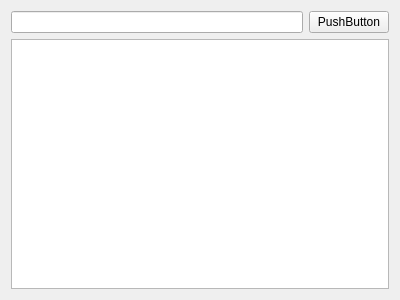
<?xml version="1.0" encoding="UTF-8"?>
<ui version="4.0">
 <class>Widget</class>
 <widget class="QWidget" name="Widget">
  <property name="geometry">
   <rect>
    <x>0</x>
    <y>0</y>
    <width>400</width>
    <height>300</height>
   </rect>
  </property>
  <property name="windowTitle">
   <string>Widget</string>
  </property>
  <layout class="QGridLayout" name="gridLayout">
   <item row="0" column="0">
    <layout class="QVBoxLayout" name="verticalLayout">
     <item>
      <layout class="QHBoxLayout" name="horizontalLayout">
       <item>
        <widget class="QLineEdit" name="lineEdit"/>
       </item>
       <item>
        <widget class="QPushButton" name="pushButton">
         <property name="text">
          <string>PushButton</string>
         </property>
        </widget>
       </item>
      </layout>
     </item>
     <item>
      <widget class="QTextEdit" name="textEdit">
       <property name="readOnly">
        <bool>false</bool>
       </property>
       <property name="textInteractionFlags">
        <set>Qt::TextEditable|Qt::TextSelectableByMouse</set>
       </property>
      </widget>
     </item>
    </layout>
   </item>
  </layout>
 </widget>
 <layoutdefault spacing="6" margin="11"/>
 <resources/>
 <connections/>
</ui>
